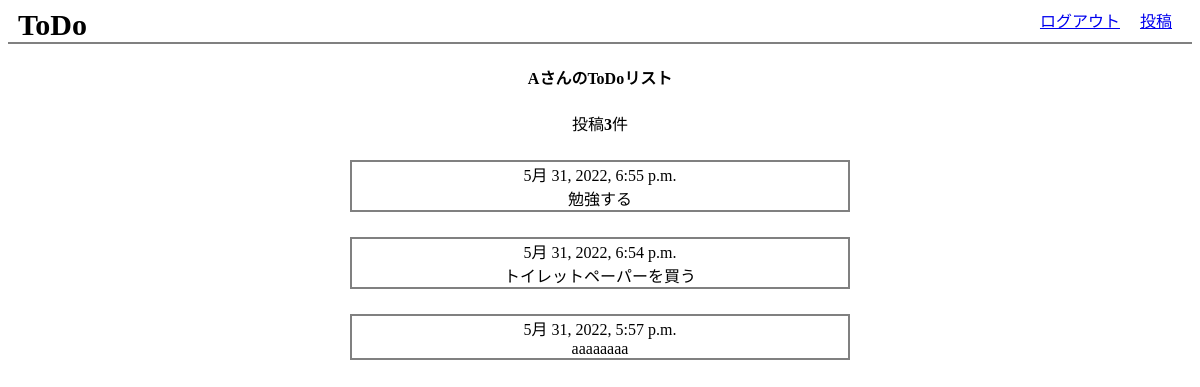
/mypage/ (signed in), run on the app's committed database.
### acounts/models.py (models this page shows)
class CustomUser(AbstractUser):
    pass

### todo/models.py (models this page shows, shortened)
class TodoPost(models.Model):
    user = models.ForeignKey(
        CustomUser,
        verbose_name='ユーザ',
        on_delete=models.CASCADE
    )
    todo = models.TextField(
        verbose_name='ToDo',
    )
    posted_at = models.DateTimeField(
        verbose_name='投稿日時',
        auto_now=True
    )

### todo/views.py (the view)
# urls.py: path('mypage/', views.MypageViews.as_view(), name='mypage'),
class MypageViews(ListView):
    template_name = 'mypage.html'
    def get_queryset(self):
        queryset = TodoPost.objects.filter(
            user = self.request.user).order_by('-posted_at')
        return queryset

### todo/templates/mypage.html (shortened to what this page needs)
{% extends 'base.html' %}
    {% block navigate %}
    <a class="post-link" href="{% url 'todo:post' %}" style="float:right;">投稿</a>
    <a class="logout-link" href="{% url 'acounts:logout' %}" style="float:right;">ログアウト</a>
    {% endblock %}
    {% block contents %}
        <div>
            <h4>{{ user.username }}さんのToDoリスト</h4>
            {% if object_list.count == 0 %}
                <p>{{ user.username }}さんのやることはありません</p>
            {% else %}
                <p>投稿<strong>{{ object_list.count }}</strong>件</p>
            {% endif %}
        </div>
        {% for record in object_list %}
            <div class="todo-list">
                {{record.posted_at}}
                <br>
                {{record.todo}}
            </div>
        {% endfor %}
    {% endblock %}

### static/css/style.css (style rules this page uses)
.todo-list { border:2px solid gray; margin-top:25px; }
.logout-link { margin-right: 20px; }
.post-link { margin-right:20px; }

### data on the page
CustomUser: username "A"
TodoPost: posted_at "5月 31, 2022, 6:55 p.m.", todo "勉強する"
TodoPost: posted_at "5月 31, 2022, 6:54 p.m.", todo "トイレットペーパーを買う"
TodoPost: posted_at "5月 31, 2022, 5:57 p.m.", todo "aaaaaaaa"

### other printed values
{{ object_list.count }} "3"
